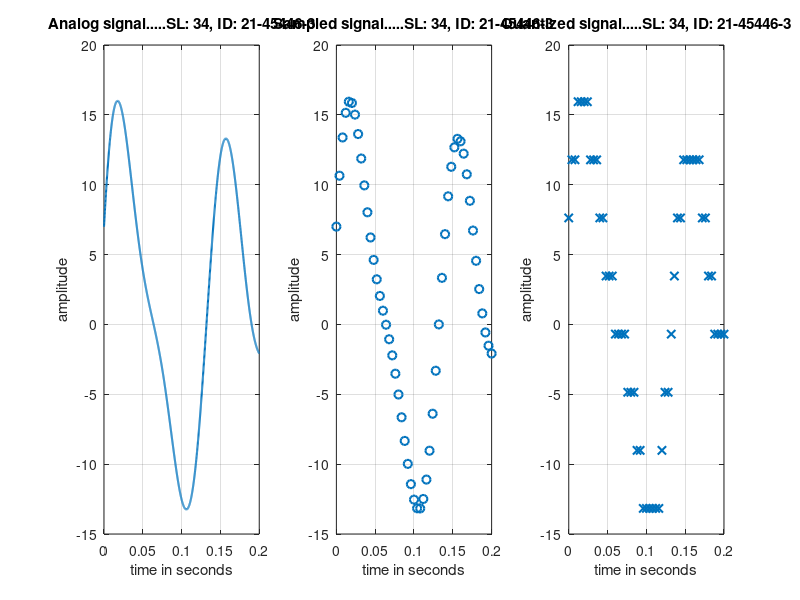

MATLAB code for this plot:
clc
clear all
close all
%%%%%%%%%%%%%%%%%%%%%%%%%%%%%%%
% Analog to Digital Conversion
%%%%%%%%%%%%%%%%%%%%%%%%%%%%%%%
time_duration = 0.2;
% Variables A, B, C, D, E, F, G, H
A = 2;
B = 1;
C = 4;
D = 5;
E = 4;
F = 4;
G = 6;
H = 3;
%% Analog-like signal's representation
% Analog signal generation is not possible in MATLAB
% Signal equation
t = 0:0.0001:time_duration;
sig = (F + 1)*sin(2*pi*(G + 5)*t) + (F + 3)*cos(2*pi*(G + 7)*t) + (F + 2)*sin(2*pi*(G + 1)*t) + (F + 4)*sin(2*pi*(G + 2)*t);
figure
subplot(1,3,1)
plot(t, sig, 'linewidth', 1.5)
grid on
xlabel('time in seconds')
ylabel('amplitude')
title('Analog signal.....SL: 34, ID: 21-45446-3')
%% Sampling Frequency
fs = 250;
ts = 1/fs;
%% Sampling
samp_t = 0:ts:time_duration;
samp_sig = (F + 1)*sin(2*pi*(G + 5)*samp_t) + (F + 3)*cos(2*pi*(G + 7)*samp_t) + (F + 2)*sin(2*pi*(G + 1)*samp_t) + (F + 4)*sin(2*pi*(G + 2)*samp_t);
subplot(1,3,2)
plot(samp_t, samp_sig, 'o', 'linewidth', 1.5)
grid on
xlabel('time in seconds')
ylabel('amplitude')
title('Sampled signal.....SL: 34, ID: 21-45446-3')
%% Levels for Quantization
L = 8;
%% Quantizing
delta = (max(samp_sig) - min(samp_sig))/(L-1); % step size 
quant_sig = min(samp_sig) + round((samp_sig - min(samp_sig))/delta) * delta; % quantized signal
subplot(1,3,3)
plot(samp_t, quant_sig, 'x', 'linewidth', 1.5);
grid on
xlabel('time in seconds')
ylabel('amplitude')
title('Quantized signal.....SL: 34, ID: 21-45446-3')